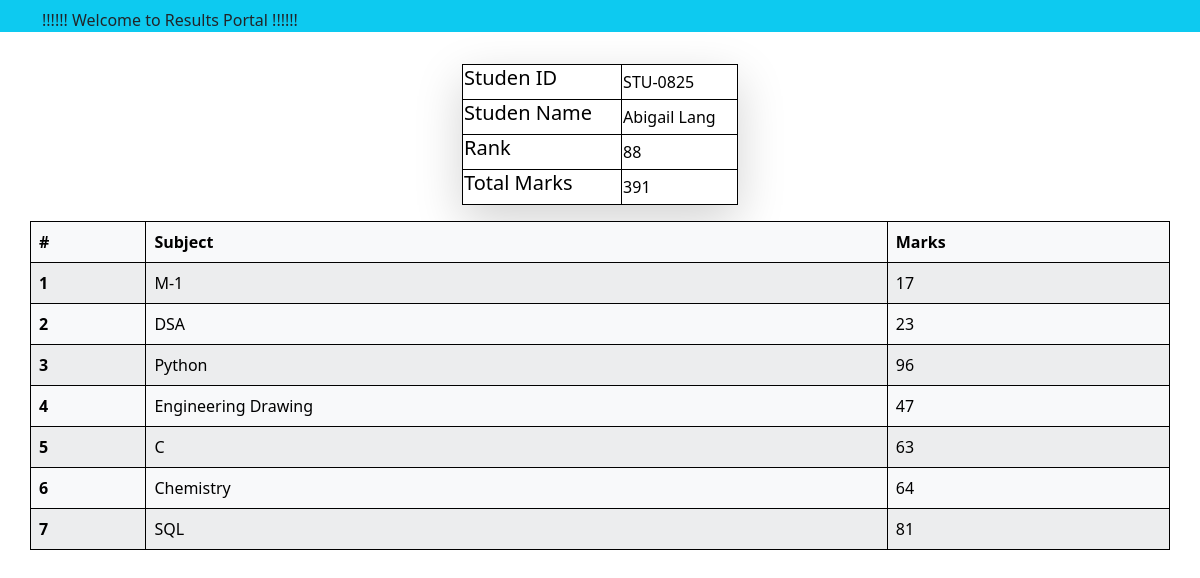
The app's page /see_marks/STU-0825 with its own data.
### reports/models.py (models this page shows, shortened)
class Student(models.Model):
    student_name=models.CharField(max_length=100)
    student_email=models.EmailField(unique=True)
    student_age=models.IntegerField(default=18)
    student_address=models.CharField(max_length=100)
    student_id=models.OneToOneField(StudentID,related_name='studentid',on_delete=models.CASCADE)
    department=models.ForeignKey(Department,related_name='depart',on_delete=models.CASCADE)
    class Meta:
        ordering=['student_name']
        verbose_name='student'

class StudentID(models.Model):
    student_id=models.CharField(max_length=100)
    def __str__(self) -> str:
        return self.student_id

class SubjectMarks(models.Model):
    student=models.ForeignKey(Student,related_name='studentmarks',on_delete=models.CASCADE,null=True)
    subject=models.ForeignKey(Subject,on_delete=models.CASCADE)
    marks=models.IntegerField()
    class Meta:
        unique_together=['student','subject']

class ReportCard(models.Model):
    student=models.ForeignKey(Student,related_name='studentreportmarks',on_delete=models.CASCADE,null=True)
    date_of_report_card=models.DateField(auto_now_add=True)
    student_rank=models.IntegerField()
    class Meta:
        ordering=['student_rank','date_of_report_card']

class Subject(models.Model):
    subject_name=models.CharField(max_length=100)

### reports/views.py (the view)
# urls.py: path('see_marks/<student_id>',see_marks,name="see_marks")
def see_marks(request,student_id):
    queryset=SubjectMarks.objects.filter(student__student_id__student_id=student_id)
    students=Student.objects.filter(student_id__student_id=student_id)
    total_marks=queryset.aggregate(total_marks=Sum('marks'))
    return render(request,'reports/see_marks.html',context={'queryset':queryset,'students':students,'total_marks':total_marks})

### reports/templates/reports/see_marks.html (shortened to what this page needs)
{% extends 'base.html' %}
{% block start %}
<br>
<div class="container table w-25 ">
    <table class="container shadow-lg table-bordered">
      {% for student in students%}
      <tr>
        <td><h5>Studen ID</h5></td>
        <td>{{student.student_id}}</td>
      </tr>
      <tr>
        <td><h5>Studen Name </h5></td>
        <td>{{student.student_name}}</td>
      </tr>
      <tr>
        <td><h5>Rank</td>
        <td>{{queryset.first.student.studentreportmarks.first.student_rank}}</td>
      </tr>
      <tr>
        <td> <h5>Total Marks </h5></td>
        <td>{{total_marks.total_marks}}</td>
      </tr>
      {% endfor %}
  </table>
</div>
<table class=" container table table-striped table-light">
    <thead>
      <tr>
        <th scope="col">#</th>
        <th scope="col">Subject</th>
        <th scope="col">Marks</th>
    </thead>
    <tbody>
        {% for marks in queryset %}
        <tr>
            <th scope="row">{{forloop.counter}}</th>
            <td>{{marks.subject.subject_name}}</td>
            <td>{{marks.marks}}</td>
          </tr>
        {% endfor %}
    </tbody>
  </table>
{% endblock%}

### reports/templates/base.html (style rules this page uses)
table, th, td { border: 1px solid black; border-collapse: collapse; }

### records on screen
Student: student_id "STU-0825", student_name "Abigail Lang", total_marks "391"
SubjectMarks: first.student.studentreportmarks.first.student_rank "88", subject.subject_name "M-1", marks "17"
SubjectMarks: subject.subject_name "DSA", marks "23"
SubjectMarks: subject.subject_name "Python", marks "96"
SubjectMarks: subject.subject_name "Engineering Drawing", marks "47"
SubjectMarks: subject.subject_name "C", marks "63"
SubjectMarks: subject.subject_name "Chemistry", marks "64"
SubjectMarks: subject.subject_name "SQL", marks "81"
